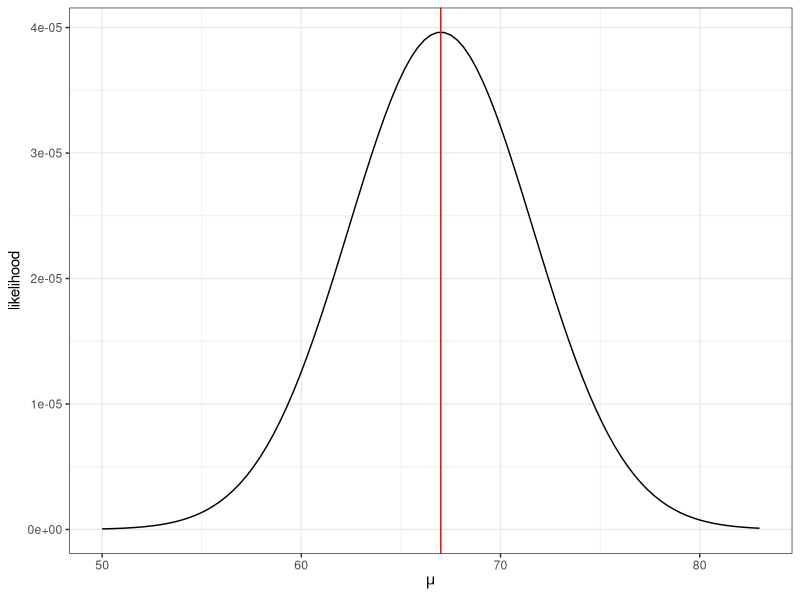

Reproduce this figure in R.
## ---- chunk 1
#| echo: false
#| warning: false
library(tidyverse)
## ---- chunk 2
x = c(75, 58, 68)
## ---- chunk 3
L = function(mu, x) {
  stopifnot(is.numeric(x))
  n = length(x)
  likelihood = 1
  for(i in 1:n){
    likelihood = likelihood * dnorm(x[i], mean = mu, sd = 8)
  }
  return(likelihood)
}
## ---- chunk 4
#| echo: false
#| layoutWidth: 25
ggplot() +
  xlim(c(50, 83)) +
  geom_function(fun = L, args = list(x = x)) +
  theme_bw() +
  labs(x = expression(mu), y = "likelihood") +
  geom_vline(xintercept = 67, color = 'red')
